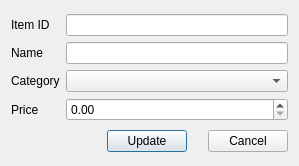
<?xml version="1.0" encoding="UTF-8"?>
<ui version="4.0">
 <class>EditItem</class>
 <widget class="QDialog" name="EditItem">
  <property name="geometry">
   <rect>
    <x>0</x>
    <y>0</y>
    <width>299</width>
    <height>166</height>
   </rect>
  </property>
  <property name="windowTitle">
   <string>Edit Item</string>
  </property>
  <layout class="QVBoxLayout" name="verticalLayout">
   <item>
    <layout class="QGridLayout" name="gridLayout">
     <item row="2" column="0">
      <widget class="QLabel" name="Category">
       <property name="text">
        <string>Category</string>
       </property>
      </widget>
     </item>
     <item row="3" column="0">
      <widget class="QLabel" name="Price">
       <property name="text">
        <string>Price</string>
       </property>
      </widget>
     </item>
     <item row="0" column="0">
      <widget class="QLabel" name="id">
       <property name="text">
        <string>Item ID</string>
       </property>
      </widget>
     </item>
     <item row="1" column="0">
      <widget class="QLabel" name="name">
       <property name="text">
        <string>Name</string>
       </property>
      </widget>
     </item>
     <item row="1" column="1">
      <widget class="QLineEdit" name="txtName"/>
     </item>
     <item row="0" column="1">
      <widget class="QLineEdit" name="txtId">
       <property name="styleSheet">
        <string notr="true"/>
       </property>
       <property name="readOnly">
        <bool>true</bool>
       </property>
      </widget>
     </item>
     <item row="3" column="1">
      <widget class="QDoubleSpinBox" name="txtPrice">
       <property name="maximum">
        <double>99999.000000000000000</double>
       </property>
      </widget>
     </item>
     <item row="2" column="1">
      <widget class="QComboBox" name="txtcategory"/>
     </item>
    </layout>
   </item>
   <item>
    <layout class="QHBoxLayout" name="horizontalLayout">
     <item>
      <spacer name="horizontalSpacer">
       <property name="orientation">
        <enum>Qt::Horizontal</enum>
       </property>
       <property name="sizeHint" stdset="0">
        <size>
         <width>40</width>
         <height>20</height>
        </size>
       </property>
      </spacer>
     </item>
     <item>
      <widget class="QPushButton" name="btnUpdate">
       <property name="text">
        <string>Update</string>
       </property>
      </widget>
     </item>
     <item>
      <widget class="QDialogButtonBox" name="buttonBox">
       <property name="orientation">
        <enum>Qt::Horizontal</enum>
       </property>
       <property name="standardButtons">
        <set>QDialogButtonBox::Cancel</set>
       </property>
      </widget>
     </item>
    </layout>
   </item>
  </layout>
 </widget>
 <tabstops>
  <tabstop>txtId</tabstop>
  <tabstop>txtName</tabstop>
  <tabstop>txtPrice</tabstop>
 </tabstops>
 <resources/>
 <connections>
  <connection>
   <sender>buttonBox</sender>
   <signal>accepted()</signal>
   <receiver>EditItem</receiver>
   <slot>accept()</slot>
   <hints>
    <hint type="sourcelabel">
     <x>248</x>
     <y>254</y>
    </hint>
    <hint type="destinationlabel">
     <x>157</x>
     <y>274</y>
    </hint>
   </hints>
  </connection>
  <connection>
   <sender>buttonBox</sender>
   <signal>rejected()</signal>
   <receiver>EditItem</receiver>
   <slot>reject()</slot>
   <hints>
    <hint type="sourcelabel">
     <x>316</x>
     <y>260</y>
    </hint>
    <hint type="destinationlabel">
     <x>286</x>
     <y>274</y>
    </hint>
   </hints>
  </connection>
 </connections>
</ui>
